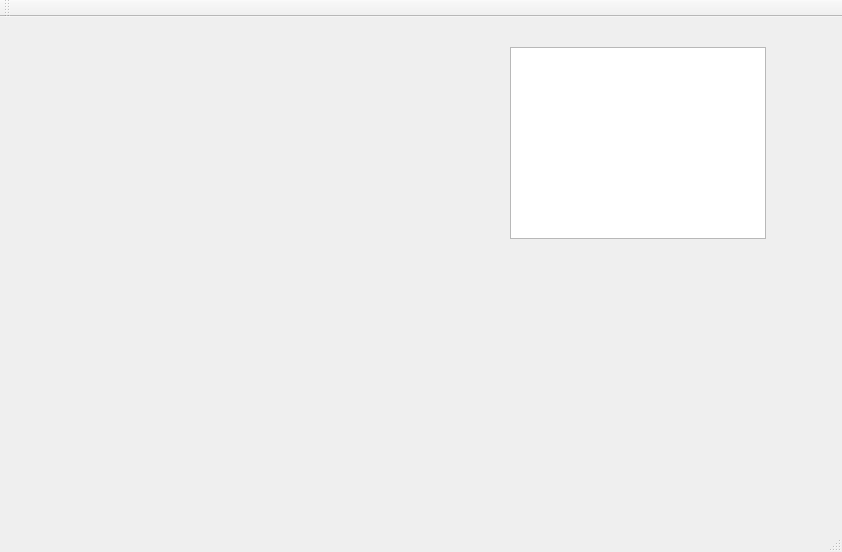
<?xml version="1.0" encoding="UTF-8"?>
<ui version="4.0">
 <class>MainWindow</class>
 <widget class="QMainWindow" name="MainWindow">
  <property name="geometry">
   <rect>
    <x>0</x>
    <y>0</y>
    <width>842</width>
    <height>552</height>
   </rect>
  </property>
  <property name="windowTitle">
   <string>MainWindow</string>
  </property>
  <widget class="QWidget" name="centralWidget">
   <widget class="QGraphicsView" name="graphicsView">
    <property name="geometry">
     <rect>
      <x>510</x>
      <y>30</y>
      <width>256</width>
      <height>192</height>
     </rect>
    </property>
   </widget>
  </widget>
  <widget class="QMenuBar" name="menuBar">
   <property name="geometry">
    <rect>
     <x>0</x>
     <y>0</y>
     <width>842</width>
     <height>21</height>
    </rect>
   </property>
  </widget>
  <widget class="QToolBar" name="mainToolBar">
   <attribute name="toolBarArea">
    <enum>TopToolBarArea</enum>
   </attribute>
   <attribute name="toolBarBreak">
    <bool>false</bool>
   </attribute>
  </widget>
  <widget class="QStatusBar" name="statusBar"/>
 </widget>
 <layoutdefault spacing="6" margin="11"/>
 <resources/>
 <connections/>
</ui>
